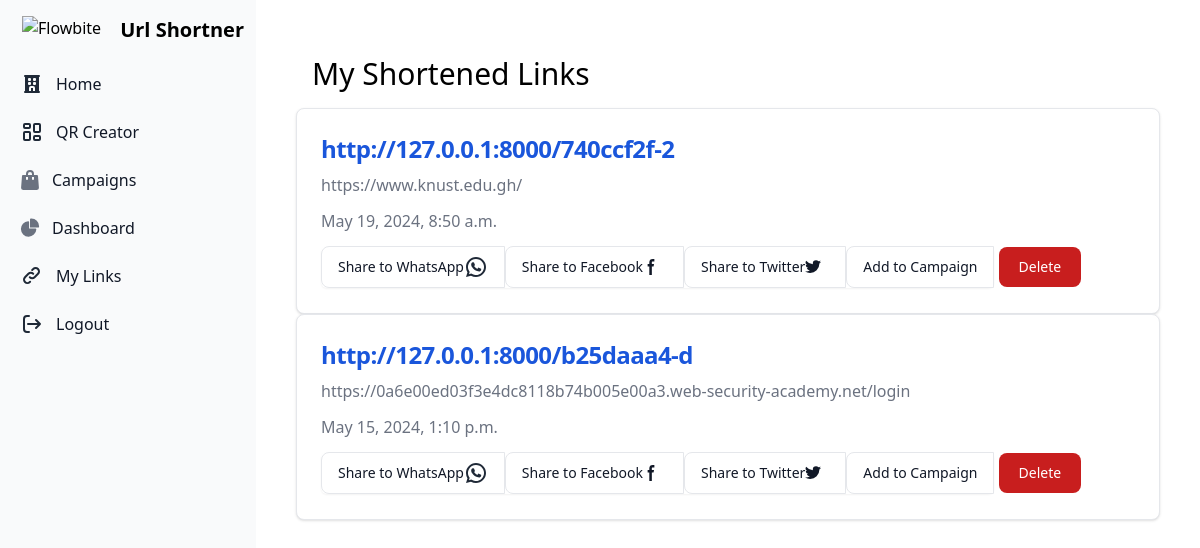
Before: /links/ (signed in) with the older database file.
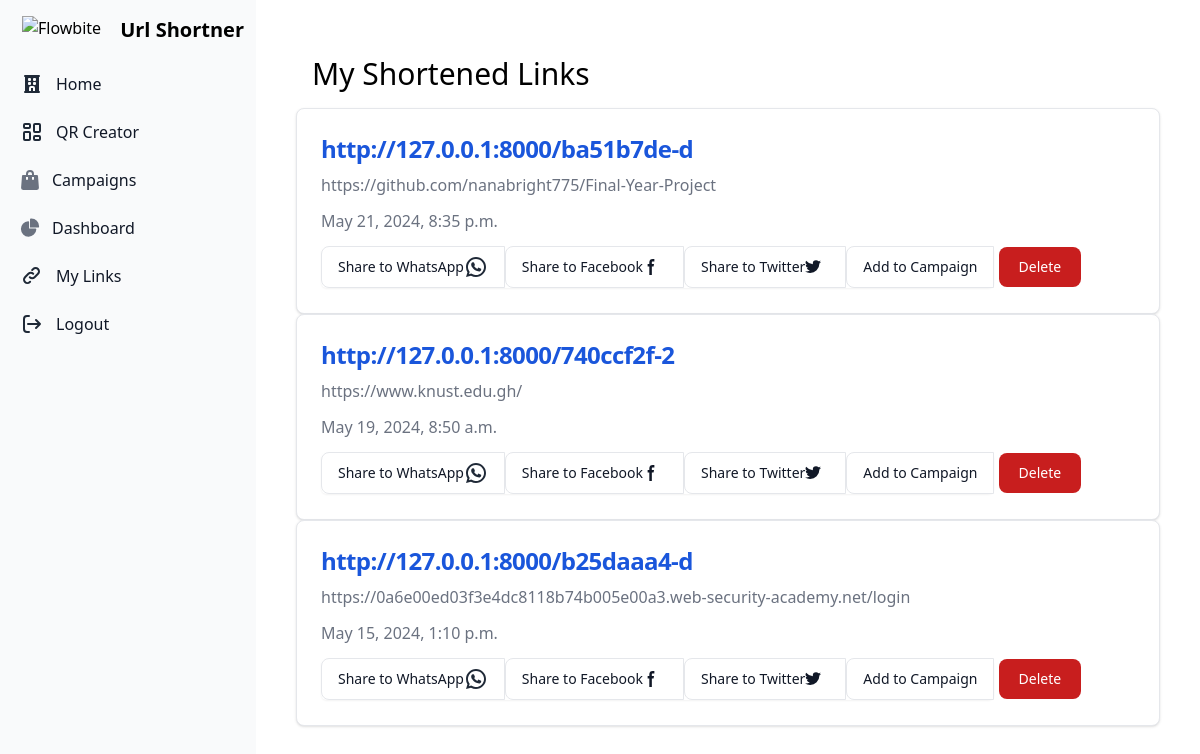
After: the same page with the newer database file.
### urlshortner/models.py (models this page shows, shortened)
class ShortURL(models.Model):
    user = models.ForeignKey(User, on_delete=models.CASCADE, null=True, blank=True)
    original_url = models.URLField()
    short_code = models.CharField(max_length=10, unique=True)
    clicks = models.IntegerField(default=0)
    date_created = models.DateTimeField(auto_now_add=True)
    class Meta:
        ordering = ['-date_created']

### user/views.py (the view)
# urls.py: path('links/', user_links, name='user_links'),
@login_required
def user_links(request):
    user_short_urls = ShortURL.objects.filter(user=request.user)
    return render(request, 'links.html', {'user_short_urls': user_short_urls})

### templates/links.html (shortened to what the changed rows need)
{% extends 'base.html' %}
{% load static %}
{% block content %}
<div class="p-10 sm:ml-64">
    <div class="container">
            <h1 class="text-3xl m-4">My Shortened Links</h1>
            {% if user_short_urls %}
                {% for short_url in user_short_urls %}
                <div class="max-w-full p-6 bg-white border border-gray-200 rounded-lg shadow dark:bg-gray-800 dark:border-gray-700">
                    <a href="{{ short_url.short_code }}">
                        <h5 class="mb-2 text-2xl font-semibold tracking-tight text-blue-700 dark:text-white">http://127.0.0.1:8000/{{ short_url.short_code }}</h5>
                    </a>
                    <p class="mb-3 font-normal text-gray-500 dark:text-gray-400">{{ short_url.original_url }}</p>
                    <p class="mb-3 font-normal text-gray-500 dark:text-gray-400">{{ short_url.date_created }}</p>
                    <div class=" rtl:ml-0 inline-flex rounded-md shadow-sm" role="group" >
                        <button onclick="shareToWhatsApp('http://127.0.0.1:8000/{{ short_code }}')" class="inline-flex items-center px-4 py-2 text-sm font-medium text-gray-900 bg-white border border-gray-200 rounded-s-lg hover:bg-gray-100 hover:text-blue-700 focus:z-10 focus:ring-2 focus:ring-blue-700 focus:text-blue-700 dark:bg-gray-800 dark:border-gray-700 dark:text-white dark:hover:text-white dark:hover:bg-gray-700 dark:focus:ring-blue-500 dark:focus:text-white">
                            Share to WhatsApp
                        </button>
                        <button onclick="shareToFacebook('http://127.0.0.1:8000/{{ short_code }}')" class="inline-flex items-center px-4 py-2 text-sm font-medium text-gray-900 bg-white border border-gray-200 rounded-s-lg hover:bg-gray-100 hover:text-blue-700 focus:z-10 focus:ring-2 focus:ring-blue-700 focus:text-blue-700 dark:bg-gray-800 dark:border-gray-700 dark:text-white dark:hover:text-white dark:hover:bg-gray-700 dark:focus:ring-blue-500 dark:focus:text-white">
                            Share to Facebook
                            <svg class="w-4 h-4 me-2" aria-hidden="true" xmlns="http://www.w3.org/2000/svg" fill="currentColor" viewBox="0 0 8 19">
                                <path fill-rule="evenodd" d="M6.135 3H8V0H6.135a4.147 4.147 0 0 0-4.142 4.142V6H0v3h2v9.938h3V9h2.021l.592-3H5V3.591A.6.6 0 0 1 5.592 3h.543Z" clip-rule="evenodd"/>
                            </svg>
                        </button>
                        <button onclick="shareToTwitter('http://127.0.0.1:8000/{{ short_code }}')" class="inline-flex items-center px-4 py-2 text-sm font-medium text-gray-900 bg-white border border-gray-200 rounded-s-lg hover:bg-gray-100 hover:text-blue-700 focus:z-10 focus:ring-2 focus:ring-blue-700 focus:text-blue-700 dark:bg-gray-800 dark:border-gray-700 dark:text-white dark:hover:text-white dark:hover:bg-gray-700 dark:focus:ring-blue-500 dark:focus:text-white">
                            Share to Twitter
                        </button>
                        <a href="{% url 'campaign_create' %}?short_url=http://127.0.0.1:8000/{{ short_url.short_code }}" class="inline-flex items-center px-4 py-2 text-sm font-medium text-gray-900 bg-white border border-gray-200 rounded-s-lg hover:bg-gray-100 hover:text-blue-700 focus:z-10 focus:ring-2 focus:ring-blue-700 focus:text-blue-700 dark:bg-gray-800 dark:border-gray-700 dark:text-white dark:hover:text-white dark:hover:bg-gray-700 dark:focus:ring-blue-500 dark:focus:text-white">
                            <button onclick="{% url 'campaign_create' %}" >
                                Add to Campaign
                            </button>
                        </a>
                    </div>
                    <form action="{% url 'delete_short_url' short_url.short_code %}" method="post" class="inline-flex items-center  py-0.5 text-sm font-medium text-gray-900 bg-white  rounded-s-lg focus:z-10 focus:ring-2 focus:ring-blue-700 focus:text-blue-700 dark:bg-gray-800 dark:border-gray-700 dark:text-white dark:hover:text-white dark:hover:bg-gray-700 dark:focus:ring-blue-500 dark:focus:text-white">
                        <button type="submit" onclick="return confirm('Are you sure you want to delete this URL?')" class="focus:outline-none text-white bg-red-700 hover:bg-red-800 focus:ring-4 focus:ring-red-300 font-medium rounded-lg text-sm px-5 py-2.5 me-2 dark:bg-red-600 dark:hover:bg-red-700 dark:focus:ring-red-900">
                            Delete</button>
                    </form>
                </div>
                {% endfor %}
            {% else %}
            <div class="max-w-full p-6 bg-white border border-gray-200 rounded-lg shadow dark:bg-gray-800 dark:border-gray-700">
                <p class="text-center  text-lg"> You have not created any short URLs.</p>
            </div>
            {% endif %}
    </div>
</div>
{% endblock %}

Changed rows visible on the page:
now on this page (row edited): ShortURL: short_code "ba51b7de-d", original_url "https://github.com/nanabright775/Final-Year-Project", date_created "May 21, 2024, 8:35 p.m."
